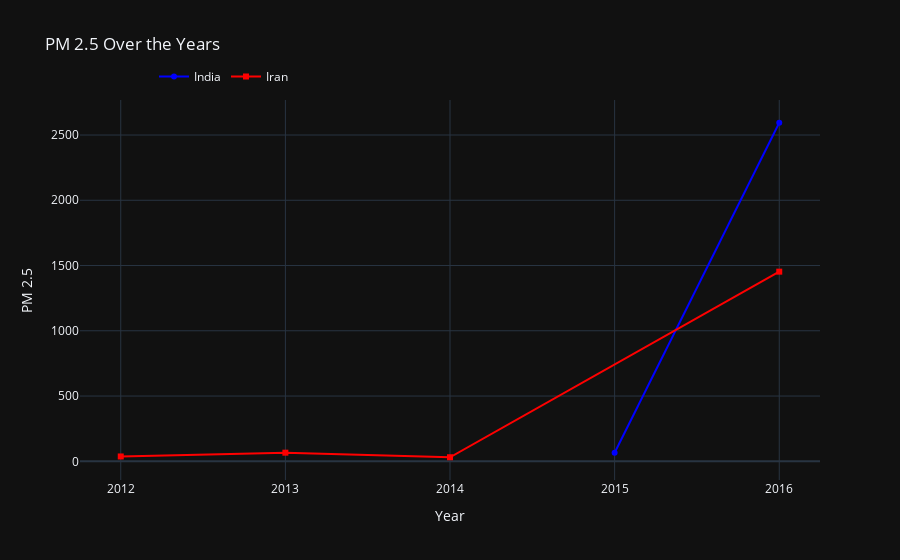

The code cell stored with this chart in its notebook:
### Code cell
import plotly.graph_objects as go

# Create the figure
fig = go.Figure()

# Add India data
fig.add_trace(go.Scatter(
    x=india_series.index, 
    y=india_series.values, 
    mode='lines+markers', 
    name='India',
    line=dict(color='blue', width=2),
    marker=dict(size=6, symbol='circle')
))

# Add Iran data
fig.add_trace(go.Scatter(
    x=iran_series.index, 
    y=iran_series.values, 
    mode='lines+markers', 
    name='Iran',
    line=dict(color='red', width=2),
    marker=dict(size=6, symbol='square')
))

# Update layout
fig.update_layout(
    title='PM 2.5 Over the Years',
    xaxis_title='Year',
    yaxis_title='PM 2.5',
    xaxis=dict(tickmode='array', tickvals=df['Year'].unique()),
    legend=dict(x=0.1, y=1.1, orientation='h'),
    template='plotly_dark',
    hovermode='x unified'
)

# Show the figure
fig.show()

### Figure 1 — Plotly figure (JSON) as saved in the notebook; plotly's stock layout.template omitted (floating-point values rounded to 4 significant figures)
{"data": [{"line": {"color": "blue", "width": 2}, "marker": {"size": 6, "symbol": "circle"}, "mode": "lines+markers", "name": "India", "type": "scatter", "x": [2015, 2016], "y": [65, 2594]}, {"line": {"color": "red", "width": 2}, "marker": {"size": 6, "symbol": "square"}, "mode": "lines+markers", "name": "Iran", "type": "scatter", "x": [2012, 2013, 2014, 2016], "y": [37, 66, 31, 1453]}], "layout": {"hovermode": "x unified", "legend": {"orientation": "h", "x": 0.1, "y": 1.1}, "title": {"text": "PM 2.5 Over the Years"}, "xaxis": {"tickmode": "array", "tickvals": [2016, 2012, 2010, 2013, 2015, 2014, 2009, 2017, 2011, 2008], "title": {"text": "Year"}}, "yaxis": {"title": {"text": "PM 2.5"}}}}
